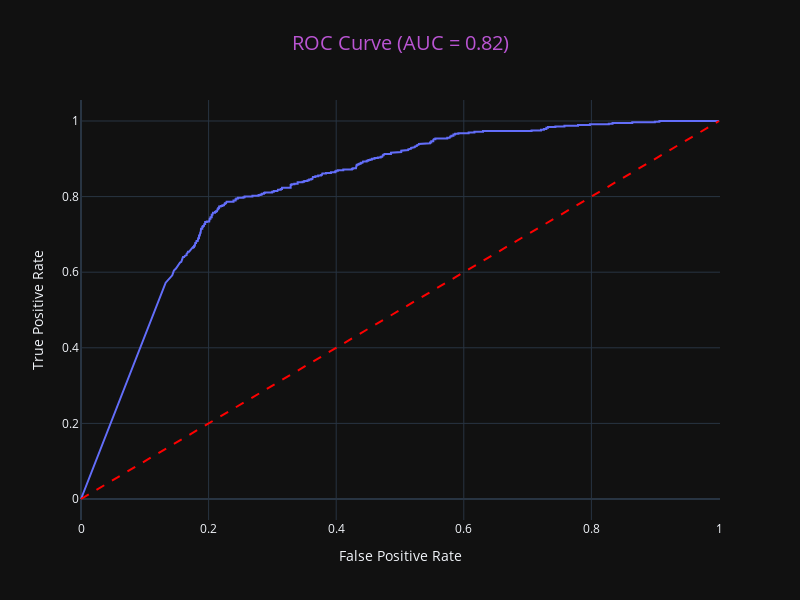

The cell this chart's notebook holds for it:
### Code cell
# Data preparation
scaler = StandardScaler()
X_train_scaled = scaler.fit_transform(X_resampled)
X_test_scaled = scaler.transform(X_test)

# Prepare the dataset and dataloader for PyTorch
train_data = TensorDataset(torch.FloatTensor(X_train_scaled), torch.LongTensor(y_resampled.values))
train_loader = DataLoader(train_data, batch_size=16, shuffle=True)

# Initialize the MLP model with optimal parameters and train
mlp_model = MLPClassifier(input_dim=X_resampled.shape[1], hidden_dim=128, output_dim=len(set(y_resampled)))
train_mlp(mlp_model, train_loader, epochs=20, learning_rate=0.001)

# Evaluate the trained MLP model
evaluate_mlp(mlp_model, X_train_scaled, X_test_scaled, y_resampled, y_test)

### Figure 1 — Plotly figure (JSON) as saved in the notebook; plotly's stock layout.template omitted (floating-point values rounded to 4 significant figures; data arrays with more than 128 entries replaced by an {"elided": "..."} marker saying what was removed)
{"data": [{"hovertemplate": "False Positive Rate=%{x}<br>True Positive Rate=%{y}<extra></extra>", "legendgroup": "", "line": {"color": "#636efa", "dash": "solid"}, "marker": {"symbol": "circle"}, "mode": "lines", "name": "", "orientation": "v", "showlegend": false, "type": "scatter", "x": {"elided": "323 float values"}, "xaxis": "x", "y": {"elided": "323 float values"}, "yaxis": "y"}], "layout": {"height": 600, "legend": {"tracegroupgap": 0}, "shapes": [{"line": {"color": "red", "dash": "dash"}, "type": "line", "x0": 0, "x1": 1, "y0": 0, "y1": 1}], "title": {"font": {"color": "mediumorchid", "size": 20}, "text": "ROC Curve (AUC = 0.82)", "x": 0.5}, "width": 800, "xaxis": {"anchor": "y", "domain": [0, 1], "showgrid": true, "title": {"text": "False Positive Rate"}, "zeroline": true}, "yaxis": {"anchor": "x", "domain": [0, 1], "showgrid": true, "title": {"text": "True Positive Rate"}, "zeroline": true}}}
